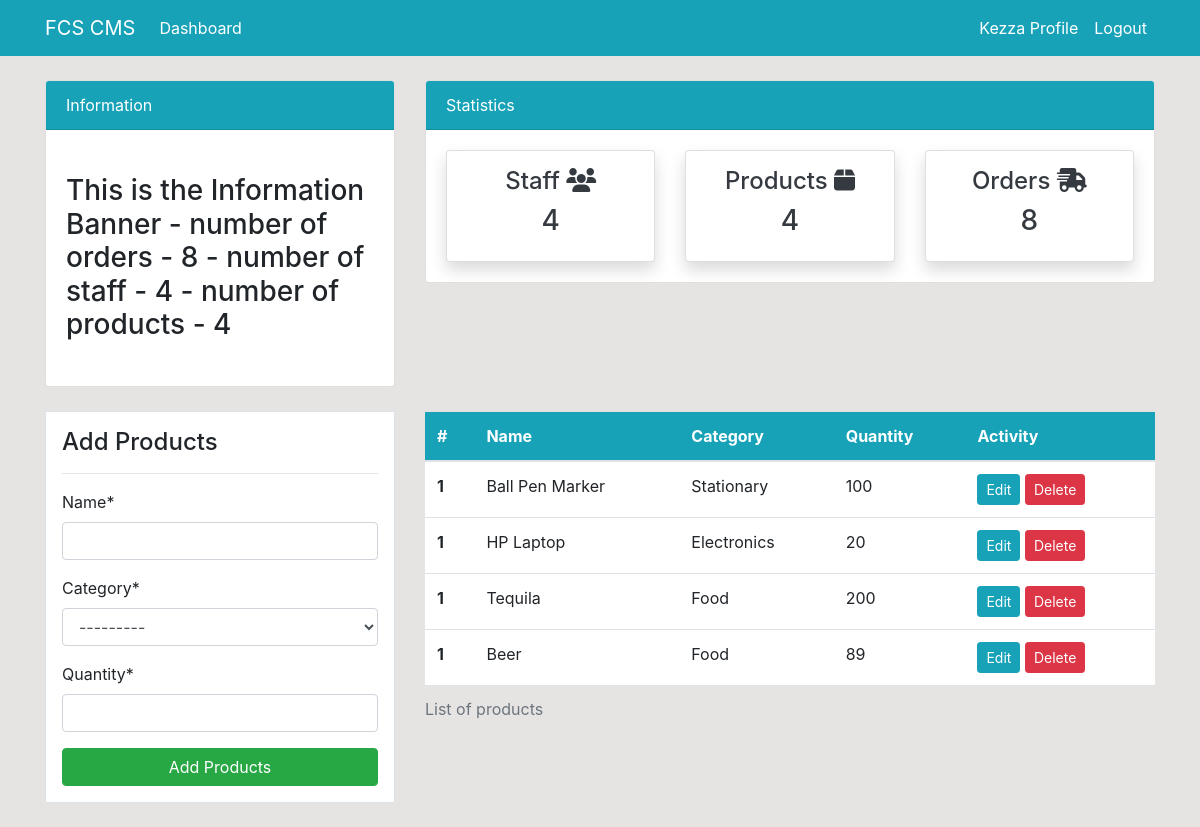
Page /product/ (signed in) on the committed database.
### dashboard/models.py (models this page shows, shortened)
class Product(models.Model):
    name = models.CharField(max_length=100, null=True)
    category = models.CharField(max_length=20, choices=CATEGORY, null=True)
    quantity = models.PositiveIntegerField(null=True)
    class Meta:
        verbose_name_plural = 'Product'  # this is the name that will show in admin, not Products

### dashboard/views.py (the view)
# urls.py: path('product/', views.product, name='dashboard-product'),
@login_required
def product(request):
    items = Product.objects.all() # - ORM version
    workers_count = items.count()
    products_count = Product.objects.all().count()
    orders_count = Order.objects.all().count()
    if request.method == 'POST':
        form = ProductForm(request.POST)
        if form.is_valid():
            form.save()
            product_name = form.cleaned_data.get('name')
            messages.success(request, f'{product_name} has been added')
            return redirect('dashboard-product')
    else:
        form = ProductForm()
    context = {
        'items': items,
        'form': form,
        'workers_count': workers_count,
        'orders_count': orders_count,
        'products_count': products_count,
    }
    return render(request, 'dashboard/product.html', context)

### dashboard/forms.py
class ProductForm(forms.ModelForm):
    class Meta:
        model = Product
        fields = ['name', 'category', 'quantity']

### templates/dashboard/product.html (shortened to what this page needs)
    {% extends 'partials/base.html' %}
{% load crispy_forms_tags %}
    {% block content %}
     {% include 'partials/topnav.html' %}
<div class="container">
  <div class="row my-4">
    <div class="col-md-4">
<div class="border bg-white p-3">
<h4>Add Products</h4>
<hr>
<form method="POST">
  {{ form|crispy }}
  <input class="btn btn-success btn-block" type="submit" value="Add Products">
</form>
</div>
    </div>
    <div class="col-md-8">
      <table class="table caption-top bg-white">
        <caption>List of products</caption>
        <thead class="bg-info">
          <tr class="text-white">
            <th scope="col">#</th>
            <th scope="col">Name</th>
            <th scope="col">Category</th>
            <th scope="col">Quantity</th>
            <th scope="col">Activity</th>
          </tr>
        </thead>
        <tbody>
        {% for item in items %}
          <tr>
            <th scope="row">1</th>
            <td>{{ item.name }}</td>
            <td>{{ item.category }}</td>
            <td>{{ item.quantity }}</td>
            <td>
              <a class="btn btn-info btn-sm" href="{% url 'dashboard-product-update' item.id %}">Edit</a>
              <a class="btn btn-danger btn-sm" href="{% url 'dashboard-product-delete' item.id %}">Delete</a>
            </td>
          </tr>
        {% endfor %}
        </tbody>
      </table>
    </div>
  </div>
</div>
    {% endblock %}

### templates/partials/nav.html (shortened to what this page needs)
    <nav class="navbar navbar-expand-lg navbar-light bg-info">
        {% if user.is_authenticated %}
        <div class="container">
        <a class="navbar-brand text-white" href="{% url 'dashboard-index' %}">FCS CMS</a>
        <div class="collapse navbar-collapse" id="navbarSupportedContent">
          <ul class="navbar-nav mr-auto">
            <li class="nav-item active">
              <a class="nav-link text-white" href="{% url 'dashboard-index' %}">Dashboard <span class="sr-only">(current)</span></a>
            </li>
          </ul>
          <ul class="navbar-nav ml-auto">
            <li class="nav-item active mr-auto">
              <a class="nav-link text-white" href="{% url 'user-profile' %} ">{{ user.username }} Profile <span class="sr-only">(current)</span></a>
            </li>
            <li class="nav-item ">
              <a class="nav-link text-white" href="{% url 'user-logout' %}">Logout</a>
            </li>
          </ul>
            {% endif %}
        </div>
    </div>
  </nav>

### static/style.css (style rules this page uses)
body { background-color: rgb(230, 227, 227); }

### rows in the picture
Product: name "Ball Pen Marker", category "Stationary", quantity "100"
Product: name "HP Laptop", category "Electronics", quantity "20"
Product: name "Tequila", category "Food", quantity "200"
Product: name "Beer", category "Food", quantity "89"

### other values in the picture
{{ user.username }} "Kezza"
{{ orders_count }} "8"
{{ workers_count }} "4"
{{ products_count }} "4"
